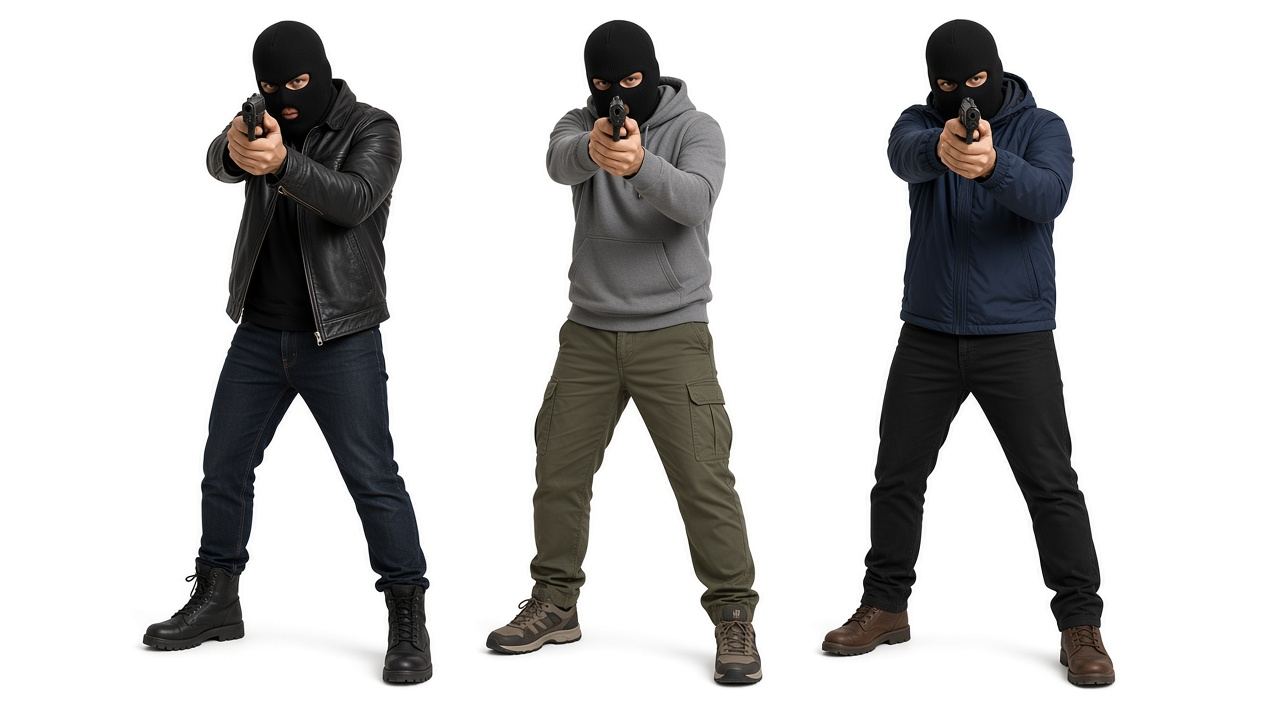
#> input picture art/src4/threats3.jpg, 1280 x 720 px
$ python -i tools_ankle.py   (imports and definitions only)
#> lines starting #> are read from the running program, lines starting #| are printed output that depends on the picture; after the words box and inside, x2 and y2 are one past the last pixel; in counts of white or black regions, pixels touching at a corner belong together
"""Ankle Draw (Self-Defense): open single-level retail-store scene, no cover. Masked armed threats among relaxed shoppers
(baskets, phones, bags); every figure has the same medium skin tone so PID relies on hands, weapons and behavior.
Usage: python3 tools_ankle.py   (after tools_games.py)"""
import cv2,numpy as np,tools_games as G
from tools_games import safe,zone_mask,check_zones,LETTER,TAB,TABLAY,DPI
def split(path,thr=225):
    s=cv2.imread(path); m=(s.min(2)<thr).sum(0)>3; runs=[];st=None
    for x,v in enumerate(list(m)+[False]):
        if v and st is None: st=x
        if not v and st is not None:
            if x-st>40: runs.append((st,x))
            st=None
    out=[]
    for a,b in runs:
        c=s[:,max(0,a-4):b+4].copy(); mm=(c.min(2)<thr).astype(np.uint8); ys=np.where(mm.sum(1)>2)[0]; c=c[ys[0]:ys[-1]+1]
        mk=cv2.morphologyEx((c.min(2)<236).astype(np.uint8),cv2.MORPH_CLOSE,np.ones((7,7),np.uint8))
        n,lab,stt,_=cv2.connectedComponentsWithStats(mk); keep=[i for i in range(1,n) if stt[i][4]>800]
        c[~np.isin(lab,keep)]=255; out.append(c)
    return out
def cut(img,cap=30):   # laser-safe without the yellow-green cast: pull red down toward (g+b)/2+cap
    b,g,r=[c.astype(np.float32) for c in cv2.split(img)]; r=np.minimum(r,(g+b)/2+cap); return cv2.merge([np.clip(c,0,255).astype(np.uint8) for c in (b,g,r)])
# [11 lines left out: functions alpha, paste, not called in this run]
THR=split('art/src4/threats3.jpg'); NT=split('art/src4/shoppers.jpg')
#> in split, s is the input picture: shape (720, 1280, 3); mean B, G, R 198, 198.4, 198.9
#> after the loop in split, `for x,v in enumerate(list(m)+[False]):`: runs = [(142, 433), (486, 763), (819, 1115)]
#> the loop in split, `for a,b in runs:` made 3 passes
#> (a, b, stt) on passes 1 to 3: (142, 433, [[0, 0, 299, 667, 113496], [0, 0, 295, 667, 85937]]), (486, 763, [[0, 0, 285, 668, 104014], [0, 0, 281, 668, 86366]]), (819, 1115, [[0, 0, 304, 670, 116409], [0, 0, 304, 670, 87271]])
#> pass 1, in split, `mm = (c.min(2) < thr).astype(np.uint8)`:
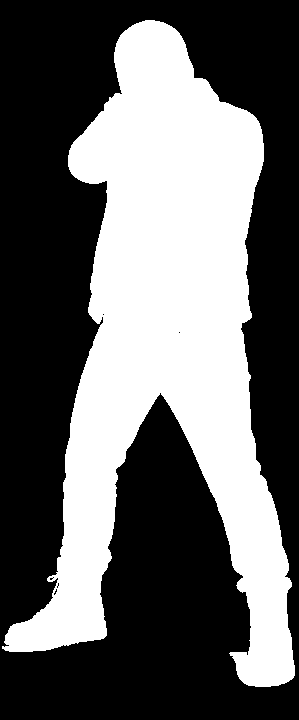
#> mm: shape (720, 299); values 0 (black) and 1 (white), 39.5% white; 1 white region, box (x1, y1, x2, y2) and area: (2, 20, 295, 687) 85090
#> after the loop in split, `for a,b in runs:`:
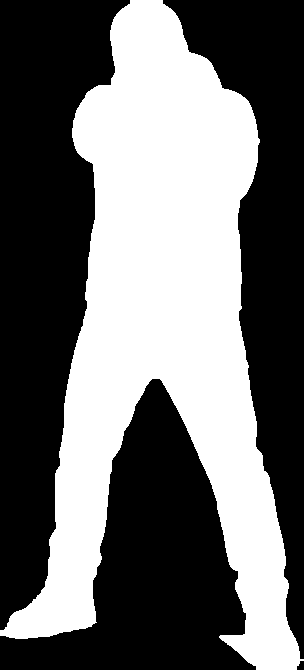
#> lab: shape (670, 304) int32; values 0 (black) and 1 (white), 42.8% white; 1 white region, box (x1, y1, x2, y2) and area: (0, 0, 304, 670) 87271
#> after the loop in split, `for a,b in runs:`: out = 3 items
#> THR = 3 items
#> call 2 of split, with path = 'art/src4/shoppers.jpg', thr = 225
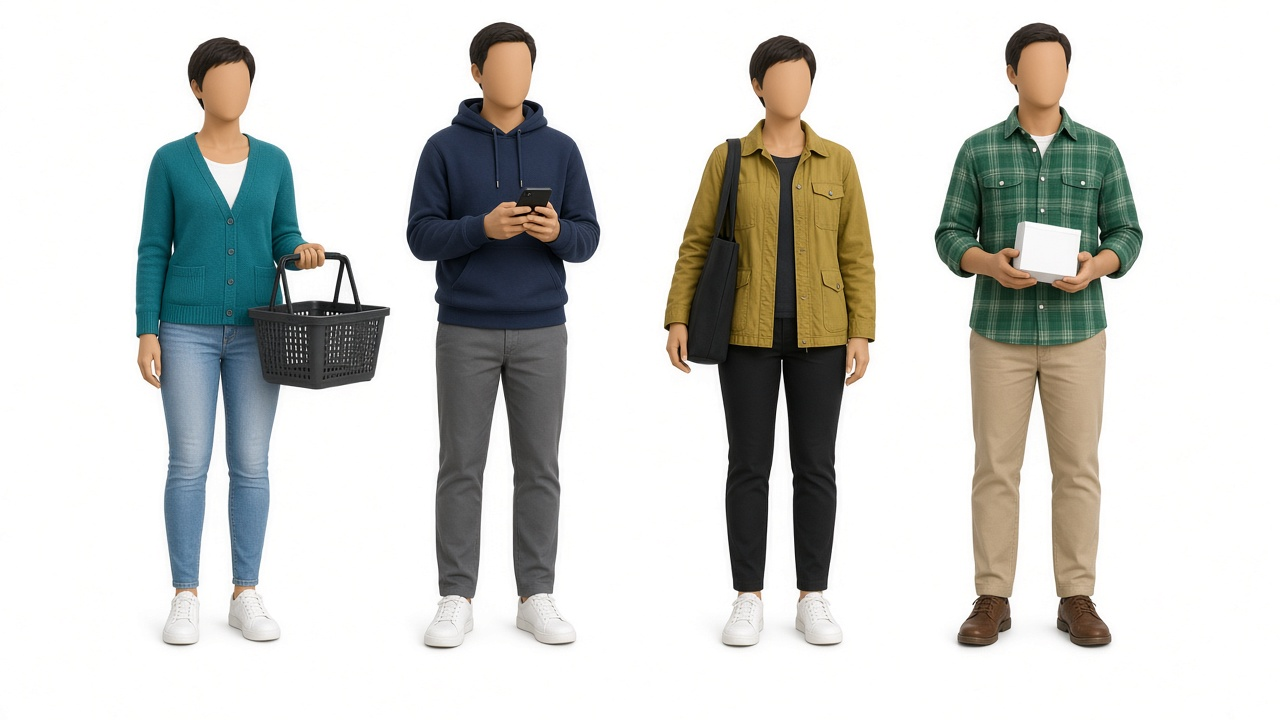
#> input picture art/src4/shoppers.jpg, 1280 x 720 px
#> in split, s is the input picture: shape (720, 1280, 3); mean B, G, R 203.3, 206.9, 206.2
#> after the loop in split (call 2), `for x,v in enumerate(list(m)+[False]):`: runs = [(135, 390), (406, 601), (664, 876), (934, 1143)]
#> the loop in split (call 2), `for a,b in runs:` made 4 passes
#> (a, b, stt) on passes 1 to 4: (135, 390, [[0, 0, 263, 610, 89014], [4, 0, 259, 610, 71416]]), (406, 601, [[0, 0, 203, 628, 56297], [4, 0, 195, 628, 71187]]), (664, 876, [[0, 0, 220, 614, 62156], [0, 0, 220, 614, 72924]]), (934, 1143, [[0, 0, 217, 627, 64884], [4, 0, 209, 627, 71175]])
#> pass 1, in split (call 2), `mk=cv2.morphologyEx((c.min(2)<236).astype(np.uint8),cv2.MORPH_CLOSE,np..`:
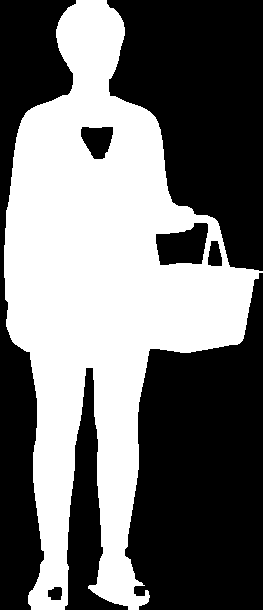
#> mk: shape (610, 263); values 0 (black) and 1 (white), 44.5% white; 1 white region, box (x1, y1, x2, y2) and area: (4, 0, 263, 610) 71416
#> after the loop in split (call 2), `for a,b in runs:`:
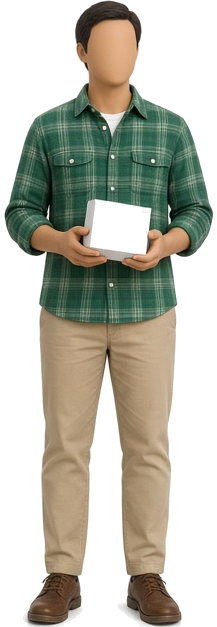
#> c: shape (627, 217, 3); mean B, G, R 173.4, 185.5, 186.7
#> after the loop in split (call 2), `for a,b in runs:`:
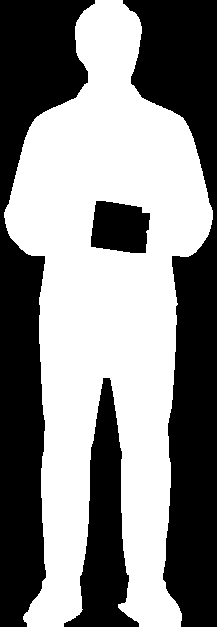
#> lab: shape (627, 217) int32; values 0 (black) and 1 (white), 52.3% white; 4 black regions, box (x1, y1, x2, y2) and area: (123, 0, 217, 627) 27776, (0, 0, 95, 627) 26441, (64, 378, 139, 627) 8135, (91, 201, 150, 253) 2532
#> after the loop in split (call 2), `for a,b in runs:`: out = 4 items
#> NT = 4 items
# [5 lines left out: function body, not called in this run]
def contour(mask,F,eps=3):
    cs,_=cv2.findContours(mask.astype(np.uint8),cv2.RETR_EXTERNAL,cv2.CHAIN_APPROX_SIMPLE); c=max(cs,key=cv2.contourArea); c=cv2.approxPolyDP(c,eps,True)[:,0]
    return [[round(F['x']+x/DPI,3),round(F['y']+y/DPI,3)] for x,y in c]
# [37 lines left out: function scene, not called in this run]
# threats/nts: (sprite, x-frac, foot y-frac, height in, flip)
# [7 lines not run here, left out]

>>> import cv2
>>> picture = cv2.imread('art/src4/shoppers.jpg')
>>> result = cut(picture)
#> in cut, `return cv2.merge([np.clip(c, 0, 255).astype(np.uint8) for c in (b, g, `:
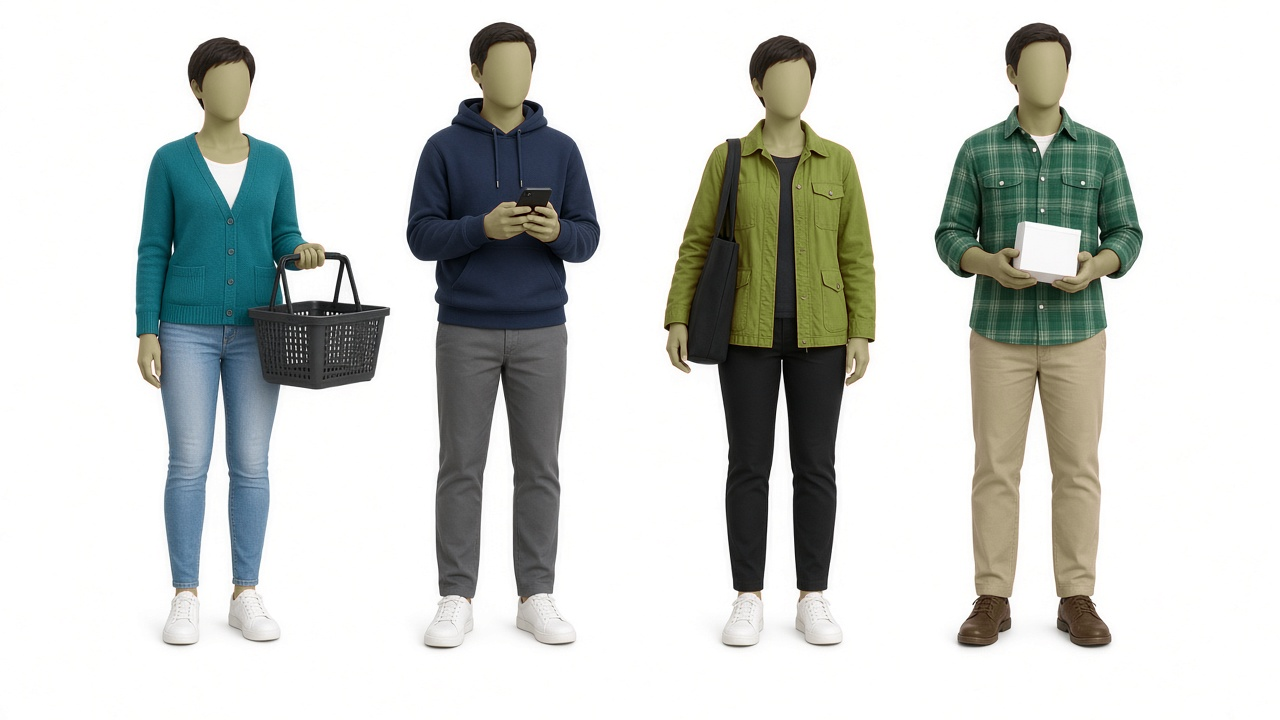
#> returned value: shape (720, 1280, 3); mean of channels 0, 1, 2 203.3, 206.9, 203.9; drawn as B, G, R
